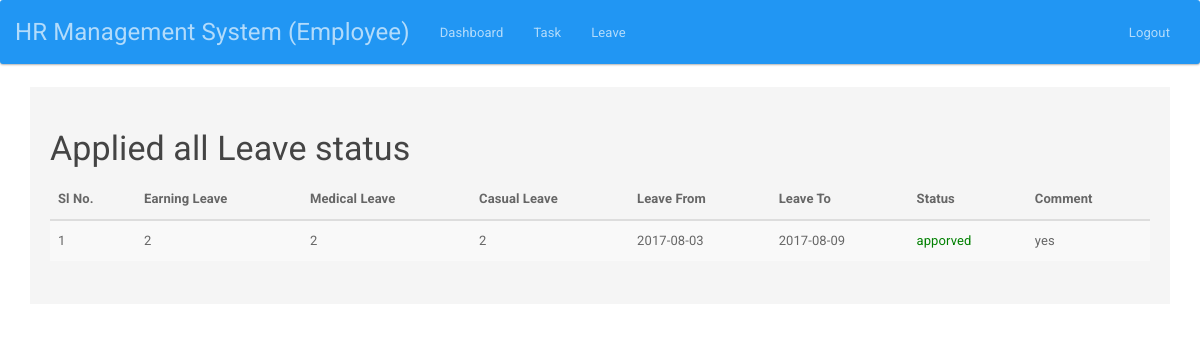
Page /employee/appliedleave.php (signed in) on the committed database.
### tables this page shows
CREATE TABLE `apply_leave` (
  `a_id` int(255) NOT NULL,
  `l_from` varchar(10000) NOT NULL,
  `l_to` varchar(10000) NOT NULL,
  `eleave` int(255) NOT NULL,
  `mleave` int(255) NOT NULL,
  `cleave` int(255) NOT NULL,
  `apply_by` int(255) NOT NULL,
  `status` varchar(1000) NOT NULL,
  `comment` varchar(1000) NOT NULL,
  `apply_date` timestamp NOT NULL DEFAULT CURRENT_TIMESTAMP ON UPDATE CURRENT_TIMESTAMP
);

### employee/appliedleave.php (the view, shortened to what this page needs)
<?php
include "../auth/auth.php";
?>
<!DOCTYPE html>
<html>
<head>
	<link rel="stylesheet" type="text/css" href="../lib/bootstrap.min.css">
</head>
<body>
<?php include "header.php";?>
<div class="container">
<div class="col-lg-12 col-xs-push-0 well">
<h3>Applied all Leave status</h3>
<table class="table table-striped table-hover ">
  <thead>
    <tr>
      <th>Sl No.</th>
      <th>Earning Leave</th>
      <th>Medical Leave</th>
      <th>Casual Leave</th>
      <th>Leave From</th>
      <th>Leave To</th>
      <th>Status</th>
      <th>Comment</th>
    </tr>
  </thead>
  <tbody>
  <?php
  $i=1;
  $id = $_SESSION['id'];
  $query ="SELECT * FROM `apply_leave` WHERE `apply_by`='$id'";
  $res=mysqli_query($con, $query);
  $count=mysqli_num_rows($res);
  if($count>0){
  while($row=mysqli_fetch_array($res))
  {
    ?>
    <tr>
      <td><?php echo $i; ?></td>
      <td><?php echo $row['eleave'];?></td>
      <td><?php echo $row['mleave'];?></td>
      <td><?php echo $row['cleave'];?></td>
      <td><?php echo $row['l_from']; ?></td>
      <td><?php echo $row['l_to'];?></td>
      <td style="color: green;"><?php echo $row['status'];?></td>
      <td><?php echo $row['comment'];?></td>
    </tr>
    <?php $i++;}}else{
      echo "No Data Found!!!";
    } ?>
  </tbody>
</table>
</div>
</body>
</html>

### rows in the picture
apply_leave: eleave "2", mleave "2", cleave "2", l_from "2017-08-03", l_to "2017-08-09", status "apporved", comment "yes"
